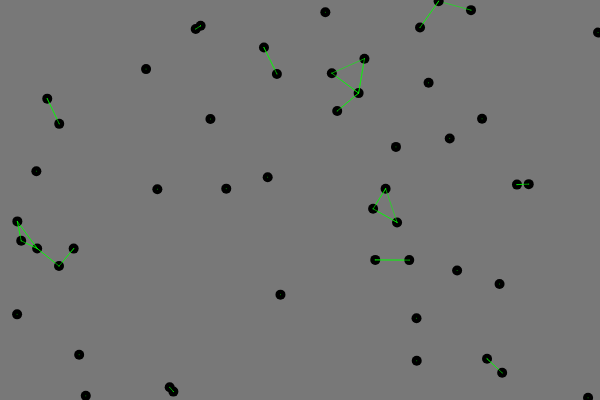
Frame 1 (no input)
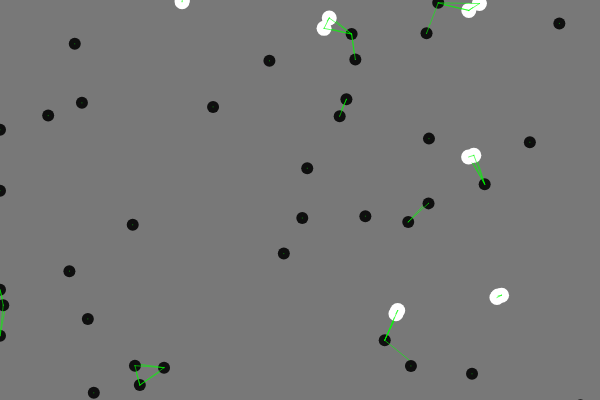
Frame 60 (no input)
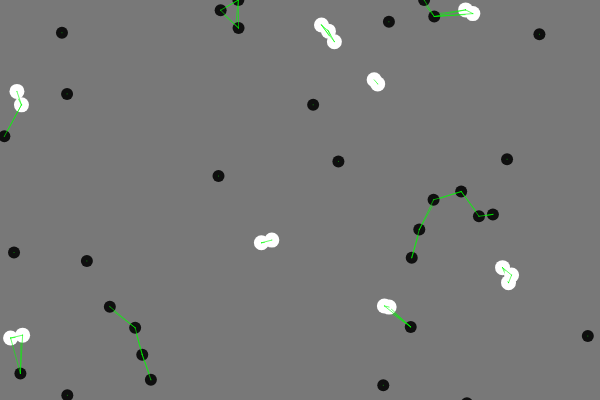
Frame 120 (the mouse pressed at the canvas centre since frame 60)

The p5.js sketch that drew these frames (run headless with seeded random() and noise() and a simulated clock; from frame 60 on, the mouse is pressed at the canvas centre):

// p5.js sketch
// ── sketch.js
let bubbles = [];
let num = 50;

function setup() {
  // createCanvas(windowWidth,windowHeight);
  createCanvas(600, 400);
  for(let i=0; i<num; i++){
    let x = random(width);
    let y = random(height);
  	bubbles[i] = new Bubble(x,y);
  }
}

function draw() {
  background(120);
  for(let i=num-1; i>=0; i--){
    // var mouse = createVector(mouseX, mouseY);
    bubbles[i].update();
    bubbles[i].display();
    bubbles[i].checkEdges();
    
    let force = p5.Vector.random2D();
    force.mult(2);
    bubbles[i].applyForce(force);

    let overlapping = false;
    for(let j=num-1; j>=0; j--){
      bubbles[i].makeConnection(bubbles[j]);
      if (i != j && bubbles[i].intersects(bubbles[j])){
      	overlapping = true;
      }
      if(overlapping){
      	bubbles[i].changeColor(255);
        bubbles[i].excite(0.1);
  		} else {
      	bubbles[i].changeColor(15);
        bubbles[i].excite(3);
    	}
    }
  }
}
// ── bubble.js
class Bubble {
	constructor(x,y){
    this.pos = createVector(x,y);
    this.vel = createVector(0,0);
    this.acc = createVector(0,0);
    this.d=10;
    this.col=0;
    this.topspeed = 0;
  }
  
  applyForce(force) {
    this.acc.add(force); 
  }

  
  update(){
  	this.vel.add(this.acc);
    this.pos.add(this.vel);
    this.acc.mult(0);
    this.vel.limit(this.topspeed);
    this.pos.x = constrain(this.pos.x,0,width);
    this.pos.y = constrain(this.pos.y,0,width);
  }
  
  display(){
		noStroke();    
    strokeWeight(1);
    fill(this.col);
    ellipse(this.pos.x, this.pos.y, this.d, this.d);
  }
  
  intersects(other){
    return(dist(this.pos.x,this.pos.y,other.pos.x,other.pos.y)<=(this.d/2+other.d/2));
  }
  
  changeColor(bright){
    this.col=bright; 
		if(bright==255){
			this.d=15;
		} else {
		this.d=12;
		}
  }
  
  makeConnection(other){
    if(dist(this.pos.x,this.pos.y,other.pos.x,other.pos.y)-(this.d*2)<=(this.d/2+other.d/2)){
      stroke(0,255,0,150);
      strokeWeight(1);
      line(this.pos.x, this.pos.y, other.pos.x, other.pos.y);
      return true;
    } else{ 
      return false;
    }
  }
  
  excite(speed){
  	if(this.intersects){
    	this.topspeed = speed;
    } else if(!this.intersects){
    	this.topspeed = speed;
    }
  }
  
  checkEdges(){
  	if(this.pos.x>width || this.pos.x<0){
    	this.vel.mult(-1);
    }
    if(this.pos.y>height || this.pos.y<0){
    	this.vel.mult(-1);
    }
  }
}
